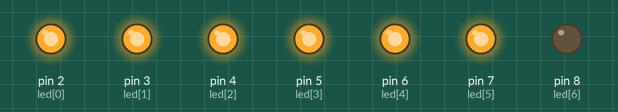
Bench run of a sketch on a simulated Arduino Uno, built with avr-gcc and run on an emulated ATmega328P. On the bench: output pins drawn as LEDs (lit = HIGH).

Above: at 0.2 s.
At 1.2 s:
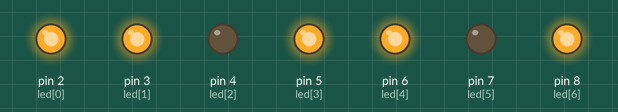
At 1.7 s:
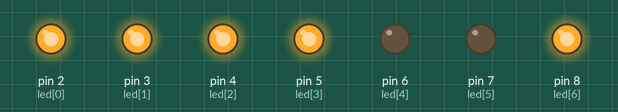
At 2.7 s:
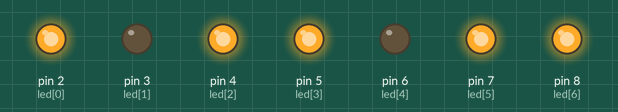
At 4.2 s:
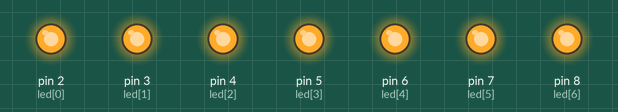
At 5.7 s:
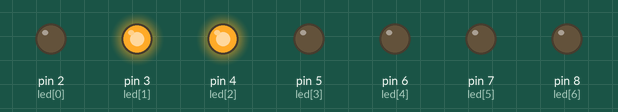
Timing chart, 0 to 6.5 s (numbered marks = the images above):
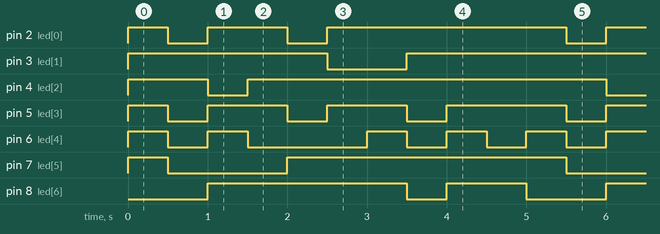

The sketch:

7Segment_Count.ino
```cpp
const unsigned int led[7] = {2,3,4,5,6,7,8};
const unsigned int num[10][7] = {
  {1,1,1,1,1,1,0},
  {0,1,1,0,0,0,0},
  {1,1,0,1,1,0,1},
  {1,1,1,1,0,0,1},
  {0,1,1,0,0,1,1},
  {1,0,1,1,0,1,1},
  {1,0,1,1,1,1,1},
  {1,1,1,0,0,1,0},
  {1,1,1,1,1,1,1},
  {1,1,1,1,0,1,1}
};

void display_init(){
  for(int x= 0;x<7;x++){
    pinMode(led[x], OUTPUT);
  }
}

void display_clear() {
  for(int x = 0;x<7;x++)
  {
    digitalWrite(led[x],LOW);
  }
}

void display_number(int n){
  if (0<=n && n<=9){
    for(int x = 0;x<7;x++){
      digitalWrite(led[x], num[n][x]==1?HIGH:LOW);
    }
  }
}


void setup() {
  display_init();
}

void loop(){
  for(int n=0;n<=9;n++){
    display_clear();
    display_number(n);
    delay(500);
  }
}
```

Measured:
- by itself, pin 2 (led[0]): repeats every 5.0 s: LOW 0.50 s, HIGH 1.0 s, LOW 0.50 s, HIGH 3.0 s
- by itself, pin 3 (led[1]): repeats every 5.0 s: LOW 1.0 s, HIGH 4.0 s
- by itself, pin 4 (led[2]): repeats every 5.0 s: LOW 0.50 s, HIGH 4.5 s
- by itself, pin 5 (led[3]): repeats every 5.0 s: 2 × (LOW 0.50 s, HIGH 1.0 s), LOW 0.50 s, HIGH 1.5 s
- by itself, pin 6 (led[4]): repeats every 5.0 s: LOW 0.50 s, HIGH 0.50 s, LOW 1.5 s, 2 × (HIGH 0.50 s, LOW 0.50 s), HIGH 0.50 s
- by itself, pin 7 (led[5]): repeats every 5.0 s: LOW 1.5 s, HIGH 3.5 s
- by itself, pin 8 (led[6]): repeats every 5.0 s: LOW 0.50 s, HIGH 1.0 s, LOW 1.0 s, HIGH 2.5 s
